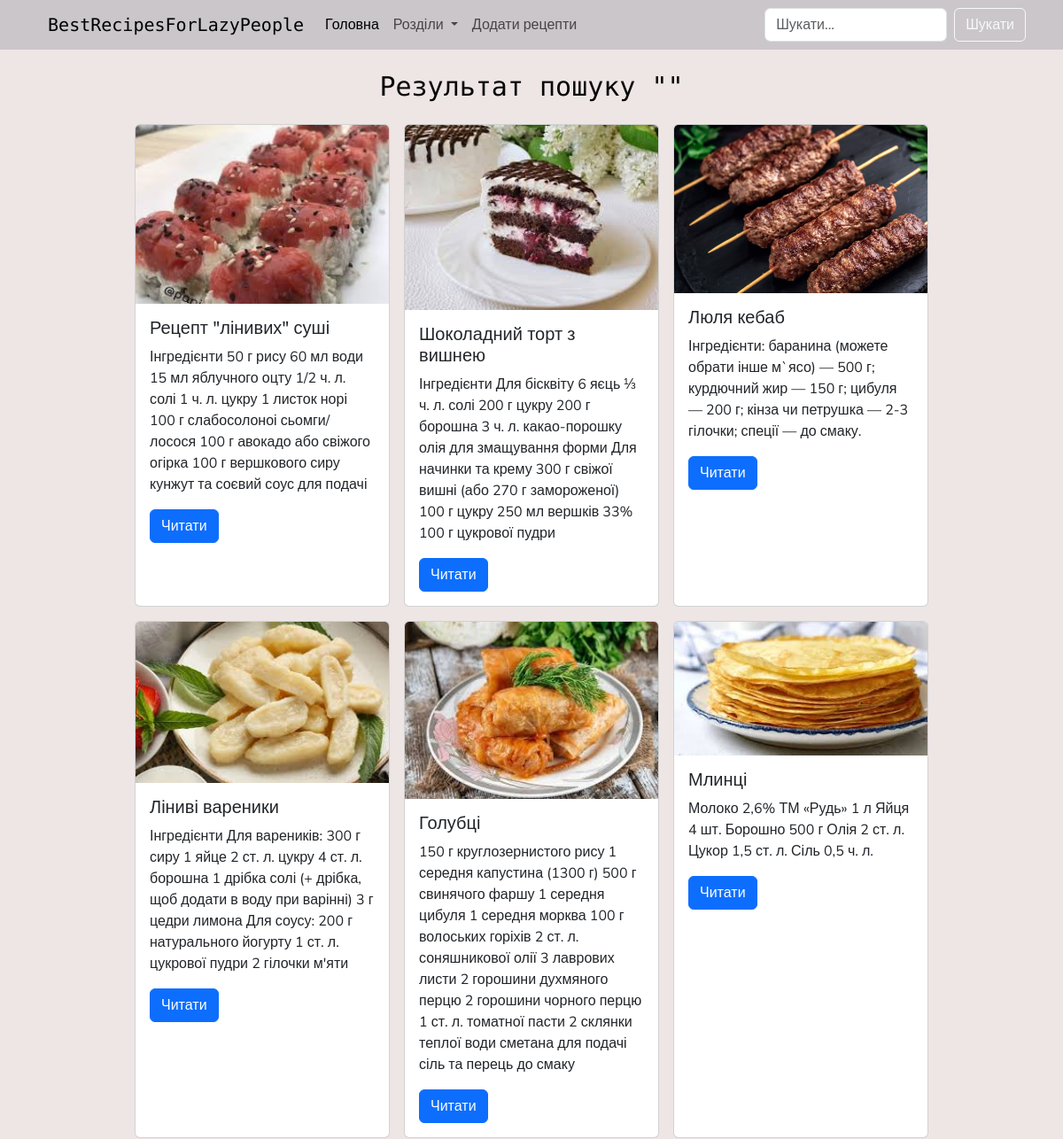
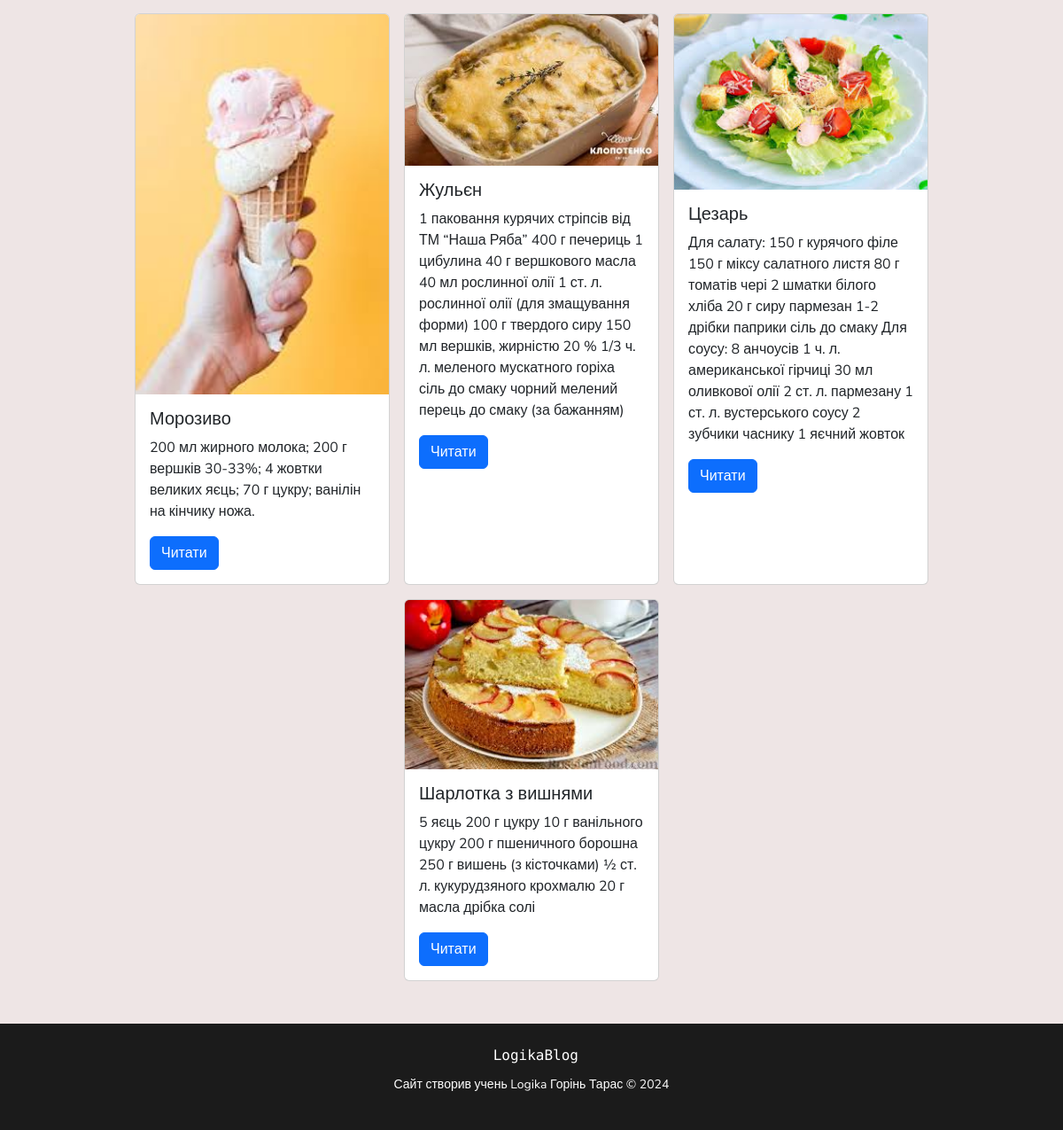
Screenshot of /search with the database file from the repository (2 pictures, top to bottom).
### tables this page shows
CREATE TABLE articles (
    id INTEGER NOT NULL PRIMARY KEY AUTOINCREMENT,
    title TEXT NOT NULL,
    description TEXT,
    text TEXT,
    image TEXT,
    author_id INTEGER NOT NULL,
    category_id INTEGER,
    created_at TEXT DEFAULT CURRENT_TIMESTAMP,

    FOREIGN KEY (author_id) REFERENCES users(id),
    FOREIGN KEY (category_id) REFERENCES categories(id)
);

### app.py (the view)
@app.route("/search")  # Вказуємо url-адресу для виклику функції
def search_page():
    categories = db.get_categories()
    query = request.args.get("query", '')
    articles = db.search_articles(query)
    return render_template("search_page.html", categories=categories, articles=articles,
                           category_name=query)  # html-сторінка, що повертається у браузер

### db_scripts.py (called while the page is built)
    def open_db(self):
        self.conn = sqlite3.connect(self.dbname) #створюємо з'єднання з базою даних
        self.cursor = self.conn.cursor() # створили вказівник на базу даних

    def get_categories(self):
        self.open_db()
        self.cursor.execute('''SELECT * FROM categories''') # виконуємо SQL-запит
        data = self.cursor.fetchall() # отримуємо відповідь і зберігаємо у змінну data
        self.conn.close() # закриваємо базу даних
        return data # повертаємо результат з бази даних

    def search_articles(self, query):
        self.open_db()
        query = '%' + query + '%'
        self.cursor.execute('''SELECT * FROM articles WHERE (title LIKE ? OR description LIKE ?)''', [query, query])
        data = self.cursor.fetchall()
        self.conn.close()
        return data

### templates/search_page.html (shortened to what this page needs)
{% extends 'base.html' %}
{% block content %}
    <main class="container my-5 ">
        <h1 class="my-4">Результат пошуку  "{{category_name}}"</h1>
        <div class="d-flex flex-wrap justify-content-center gap-3">
        {% for article in articles %}
          <div class="card" style="width: 18rem;">
            {% if article[4] %}
               <img src="{{ url_for('static', filename='img/' + article[4]) }}" class="card-img-top" alt="...">
            {% endif %}
            <div class="card-body">
              <h5 class="card-title">{{ article[1] }}</h5>
              <p class="card-text"> {{ article[2] }}</p>
              <a href="{{url_for('article_page', article_id=article[0])}}" class="btn btn-primary">Читати</a>
            </div>
          </div>
        {% endfor %}
      </div>
    </main>
{% endblock content %}

### templates/base.html (shortened to what this page needs)
<!doctype html>
<html lang="uk">
<head>
    <link href="https://cdn.jsdelivr.net/npm/bootstrap@5.3.3/dist/css/bootstrap.min.css" rel="stylesheet"
>
    <link rel="stylesheet" href="{{ url_for('static', filename='style.css') }}">
</head>
<body data-bs-theme="light">
    <header class="py-3">
        <nav data-bs-theme="light" class="navbar navbar-expand-lg fixed-top" style="background: rgb(202, 198, 202);">
            <div class="container">
                <a class="navbar-brand" href="#">
                    BestRecipesForLazyPeople</a>
                <div class="collapse navbar-collapse" id="navbarSupportedContent">
                    <ul class="navbar-nav me-auto mb-2 mb-lg-0">
                        <li class="nav-item">
                            <a class="nav-link active" aria-current="page" href="{{url_for('index')}}">Головна</a>
                        </li>
                        <li class="nav-item dropdown">
                            <a class="nav-link dropdown-toggle" href="#" role="button" data-bs-toggle="dropdown"
                                aria-expanded="false">
                                Розділи
                            </a>
                        </li>
                        <li class="nav-item">
                            <a class="nav-link " aria-current="page" href="{{url_for('new_article')}}">Додати рецепти</a>
                        </li>
                    </ul>
                    <form action="{{url_for('search_page')}}" class="d-flex" role="search" data-bs-theme="light" method="get">
                        <input required name="query" class="form-control me-2" type="search" placeholder="Шукати..." aria-label="Search">
                        <button class="btn btn-outline-light" type="submit">Шукати</button>
                    </form>
                </div>
            </div>
        </nav>
    </header>
    {% block content %}
    {% endblock content %}
    <footer >
        <div class="container py-4 text-center">
            <a class="navbar-brand" href="#">
                LogikaBlog</a>
             <p class="mt-2"><small>
                Сайт створив учень Logika Горінь Тарас &copy; 2024
            </small></p>
        </div>
    </footer>
</body>
</html>

### static/style.css (style rules this page uses)
body { background: rgb(238, 229, 229); color: rgb(7, 7, 7); font-family: "Nunito Sans", sans-serif; }
.navbar-brand { font-family: "PT Mono", monospace; }
h1, h2, h3, h4 { font-size: 30px; text-align: center; font-family: "PT Mono", monospace; }
a { color: #ffffff; }
footer { background: #1b1b1b; color: white; }

### rows the page displays
articles: image (picture), title "Рецепт \"лінивих\" суші", description "Інгредієнти 50 г рису 60 мл води 15 мл яблучного оцту 1/2 ч. л. солі 1 ч. л. цукру 1 листок норі 100 г слабосолоноі сьомги/лосося 100 г авокадо або свіжого огірка 100 г вершкового сиру кунжут та соєвий соус для подачі"
articles: image (picture), title "Шоколадний торт з вишнею", description "Інгредієнти Для бісквіту 6 яєць ⅓ ч. л. солі 200 г цукру 200 г борошна 3 ч. л. какао-порошку олія для змащування форми Для начинки та крему 300 г свіжої вишні (або 270 г замороженої) 100 г цукру 250 мл вершків 33% 100 г цукрової пудри"
articles: image (picture), title "Люля кебаб", description "Інгредієнти: баранина (можете обрати інше м`ясо) — 500 г; курдючний жир — 150 г; цибуля — 200 г; кінза чи петрушка — 2-3 гілочки; спеції — до смаку."
articles: image (picture), title "Ліниві вареники", description "Інгредієнти Для вареників: 300 г сиру 1 яйце 2 ст. л. цукру 4 ст. л. борошна 1 дрібка солі (+ дрібка, щоб додати в воду при варінні) 3 г цедри лимона Для соусу: 200 г натурального йогурту 1 ст. л. цукрової пудри 2 гілочки м'яти"
articles: image (picture), title "Голубці", description "150 г круглозернистого рису 1 середня капустина (1300 г) 500 г свинячого фаршу 1 середня цибуля 1 середня морква 100 г волоських горіхів 2 ст. л. соняшникової олії 3 лаврових листи 2 горошини духмяного перцю 2 горошини чорного перцю 1 ст. л. томатної пасти 2 склянки теплої води сметана для подачі сіль та перець до смаку"
articles: image (picture), title "Млинці", description "Молоко 2,6% ТМ «Рудь» 1 л Яйця 4 шт. Борошно 500 г Олія 2 ст. л. Цукор 1,5 ст. л. Сіль 0,5 ч. л."
articles: image (picture), title "Морозиво", description "200 мл жирного молока; 200 г вершків 30-33%; 4 жовтки великих яєць; 70 г цукру; ванілін на кінчику ножа."
articles: image (picture), title "Жульєн", description "1 паковання курячих стріпсів від ТМ “Наша Ряба” 400 г печериць 1 цибулина 40 г вершкового масла 40 мл рослинної олії 1 ст. л. рослинної олії (для змащування форми) 100 г твердого сиру 150 мл вершків, жирністю 20 % 1/3 ч. л. меленого мускатного горіха сіль до смаку чорний мелений перець до смаку (за бажанням)"
articles: image (picture), title "Цезарь", description "Для салату: 150 г курячого філе 150 г міксу салатного листя 80 г томатів чері 2 шматки білого хліба 20 г сиру пармезан 1-2 дрібки паприки сіль до смаку Для соусу: 8 анчоусів 1 ч. л. американської гірчиці 30 мл оливкової олії 2 ст. л. пармезану 1 ст. л. вустерського соусу 2 зубчики часнику 1 яєчний жовток"
articles: image (picture), title "Шарлотка з вишнями", description "5 яєць 200 г цукру 10 г ванільного цукру 200 г пшеничного борошна 250 г вишень (з кісточками) ½ ст. л. кукурудзяного крохмалю 20 г масла дрібка солі"
